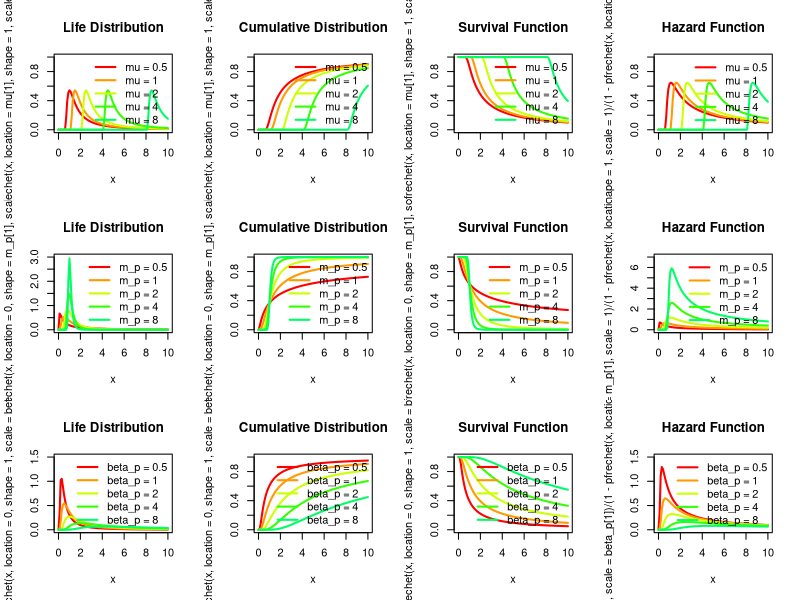

The R source for this figure:
##### frechet 분포
require(VGAM)
par(mfrow = c(3, 4))

### parameter: mu
mu = c(0.5, 1, 2, 4, 8)	# location

### Input Variable
x <- seq(0, 10, length.out = 101)

color = rainbow(10)

### Life Distributio
plot(x, dfrechet(x, location=mu[1], shape=1, scale=1), xlim=c(0, 10), ylim=c(0, 1), col=color[1], lwd=2, type = 'l', main="Life Distribution")
for (i in 2:5)	{	lines(x, dfrechet(x, location=mu[i], shape=1, scale=1), col=color[i], lwd=2);	}
legend('right', bty = 'n', lwd=2, col=color[1:5], legend = c('mu = 0.5', 'mu = 1', 'mu = 2', 'mu = 4', 'mu = 8'))

### Cumulative Distribution
plot(x, pfrechet(x, location=mu[1], shape=1, scale=1), xlim=c(0, 10), ylim=c(0, 1), col=color[1], lwd=2, type = 'l', main="Cumulative Distribution")
for (i in 2:5)	{	lines(x, pfrechet(x, location=mu[i], shape=1, scale=1), col=color[i], lwd=2);	}
legend('right', bty = 'n', lwd=2, col=color[1:5], legend = c('mu = 0.5', 'mu = 1', 'mu = 2', 'mu = 4', 'mu = 8'))

### Survival Function
plot(x, 1-pfrechet(x, location=mu[1], shape=1, scale=1), xlim=c(0, 10), ylim=c(0, 1), col=color[1], lwd=2, type = 'l', main="Survival Function")
for (i in 2:5)	{	lines(x, 1-pfrechet(x, location=mu[i], shape=1, scale=1), col=color[i], lwd=2);	}
legend('right', bty = 'n', lwd=2, col=color[1:5], legend = c('mu = 0.5', 'mu = 1', 'mu = 2', 'mu = 4', 'mu = 8'))

### Hazard Function
plot(x, dfrechet(x, location=mu[1], shape=1, scale=1)/(1-pfrechet(x, location=mu[1], shape=1, scale=1)), xlim=c(0, 10), ylim=c(0, 1), col=color[1], lwd=2, type = 'l', main="Hazard Function")
for (i in 2:5) {	lines(x, dfrechet(x, location=mu[i], shape=1, scale=1)/(1-pfrechet(x, location=mu[i], shape=1, scale=1)), col=color[i], lwd=2);	}
legend('topright', bty = 'n', lwd=2, col=color[1:5], legend = c('mu = 0.5', 'mu = 1', 'mu = 2', 'mu = 4', 'mu = 8'))




### parameter: m_p
m_p = c(0.5, 1, 2, 4, 8)	# shape

### Input Variable
x <- seq(0, 10, length.out = 101)

color = rainbow(10)

### Life Distributio
plot(x, dfrechet(x, location=0, shape=m_p[1], scale=1), xlim=c(0, 10), ylim=c(0, 3), col=color[1], lwd=2, type = 'l', main="Life Distribution")
for (i in 2:5)	{	lines(x, dfrechet(x, location=0, shape=m_p[i], scale=1), col=color[i], lwd=2);	}
legend('right', bty = 'n', lwd=2, col=color[1:5], legend = c('m_p = 0.5', 'm_p = 1', 'm_p = 2', 'm_p = 4', 'm_p = 8'))

### Cumulative Distribution
plot(x, pfrechet(x, location=0, shape=m_p[1], scale=1), xlim=c(0, 10), ylim=c(0, 1), col=color[1], lwd=2, type = 'l', main="Cumulative Distribution")
for (i in 2:5)	{	lines(x, pfrechet(x, location=0, shape=m_p[i], scale=1), col=color[i], lwd=2);	}
legend('right', bty = 'n', lwd=2, col=color[1:5], legend = c('m_p = 0.5', 'm_p = 1', 'm_p = 2', 'm_p = 4', 'm_p = 8'))

### Survival Function
plot(x, 1-pfrechet(x, location=0, shape=m_p[1], scale=1), xlim=c(0, 10), ylim=c(0, 1), col=color[1], lwd=2, type = 'l', main="Survival Function")
for (i in 2:5)	{	lines(x, 1-pfrechet(x, location=0, shape=m_p[i], scale=1), col=color[i], lwd=2);	}
legend('right', bty = 'n', lwd=2, col=color[1:5], legend = c('m_p = 0.5', 'm_p = 1', 'm_p = 2', 'm_p = 4', 'm_p = 8'))

### Hazard Function
plot(x, dfrechet(x, location=0, shape=m_p[1], scale=1)/(1-pfrechet(x, location=0, shape=m_p[1], scale=1)), xlim=c(0, 10), ylim=c(0, 7), col=color[1], lwd=2, type = 'l', main="Hazard Function")
for (i in 2:5) {	lines(x, dfrechet(x, location=0, shape=m_p[i], scale=1)/(1-pfrechet(x, location=0, shape=m_p[i], scale=1)), col=color[i], lwd=2);	}
legend('topright', bty = 'n', lwd=2, col=color[1:5], legend = c('m_p = 0.5', 'm_p = 1', 'm_p = 2', 'm_p = 4', 'm_p = 8'))



### parameter: beta_p
beta_p = c(0.5, 1, 2, 4, 8)	#scale

### Input Variable
x <- seq(0, 10, length.out = 101)

color = rainbow(10)

### Life Distributio
plot(x, dfrechet(x, location=0, shape=1, scale=beta_p[1]), xlim=c(0, 10), ylim=c(0, 1.5), col=color[1], lwd=2, type = 'l', main="Life Distribution")
for (i in 2:5)	{	lines(x, dfrechet(x, location=0, shape=1, scale=beta_p[i]), col=color[i], lwd=2);	}
legend('right', bty = 'n', lwd=2, col=color[1:5], legend = c('beta_p = 0.5', 'beta_p = 1', 'beta_p = 2', 'beta_p = 4', 'beta_p = 8'))

### Cumulative Distribution
plot(x, pfrechet(x, location=0, shape=1, scale=beta_p[1]), xlim=c(0, 10), ylim=c(0, 1), col=color[1], lwd=2, type = 'l', main="Cumulative Distribution")
for (i in 2:5)	{	lines(x, pfrechet(x, location=0, shape=1, scale=beta_p[i]), col=color[i], lwd=2);	}
legend('right', bty = 'n', lwd=2, col=color[1:5], legend = c('beta_p = 0.5', 'beta_p = 1', 'beta_p = 2', 'beta_p = 4', 'beta_p = 8'))

### Survival Function
plot(x, 1-pfrechet(x, location=0, shape=1, scale=beta_p[1]), xlim=c(0, 10), ylim=c(0, 1), col=color[1], lwd=2, type = 'l', main="Survival Function")
for (i in 2:5)	{	lines(x, 1-pfrechet(x, location=0, shape=1, scale=beta_p[i]), col=color[i], lwd=2);	}
legend('right', bty = 'n', lwd=2, col=color[1:5], legend = c('beta_p = 0.5', 'beta_p = 1', 'beta_p = 2', 'beta_p = 4', 'beta_p = 8'))

### Hazard Function
plot(x, dfrechet(x, location=0, shape=1, scale=beta_p[1])/(1-pfrechet(x, location=0, shape=1, scale=beta_p[1])), xlim=c(0, 10), ylim=c(0, 1.5), col=color[1], lwd=2, type = 'l', main="Hazard Function")
for (i in 2:5) {	lines(x, dfrechet(x, location=0, shape=1, scale=beta_p[i])/(1-pfrechet(x, location=0, shape=1, scale=beta_p[i])), col=color[i], lwd=2);	}
legend('topright', bty = 'n', lwd=2, col=color[1:5], legend = c('beta_p = 0.5', 'beta_p = 1', 'beta_p = 2', 'beta_p = 4', 'beta_p = 8'))
